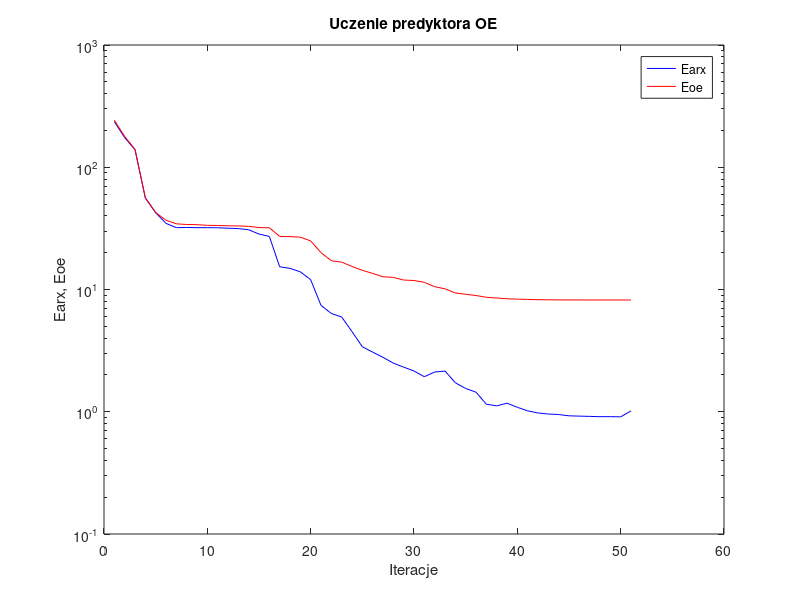
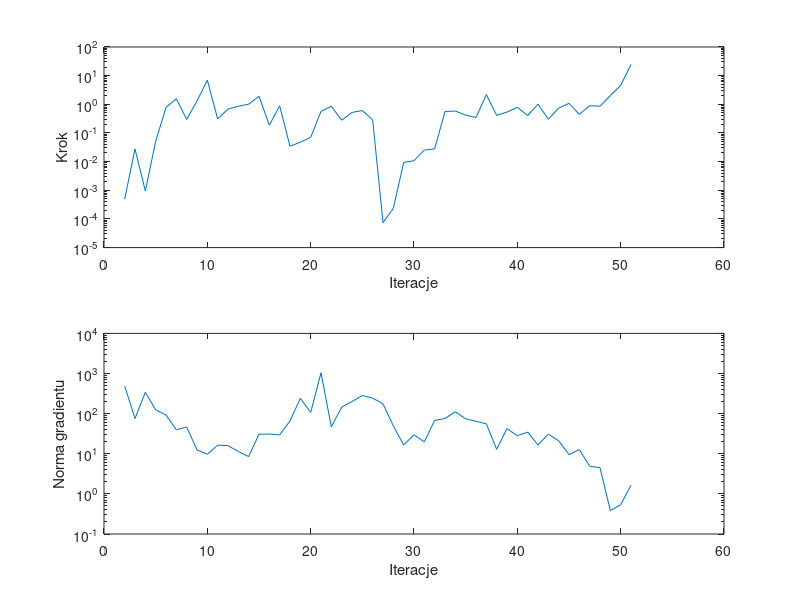

These figures' MATLAB source, in order:
%uczenie predyktora oe
clear all;
n=0; farx(n+1)=2.362028e+002; foe(n+1)=2.421478e+002; wspucz(n+1)=0.000000e+000; ng(n+1)=0.000000e+000;
%odnowa zmiennej metryki
n=1; farx(n+1)=1.746006e+002; foe(n+1)=1.787023e+002; krok(n+1)=4.912716e-004; ng(n+1)=4.870707e+002;
n=2; farx(n+1)=1.392977e+002; foe(n+1)=1.402120e+002; krok(n+1)=2.768235e-002; ng(n+1)=7.548762e+001;
n=3; farx(n+1)=5.595302e+001; foe(n+1)=5.645444e+001; krok(n+1)=9.458427e-004; ng(n+1)=3.404456e+002;
n=4; farx(n+1)=4.248014e+001; foe(n+1)=4.258549e+001; krok(n+1)=5.108911e-002; ng(n+1)=1.243056e+002;
n=5; farx(n+1)=3.474979e+001; foe(n+1)=3.687572e+001; krok(n+1)=7.773108e-001; ng(n+1)=9.232535e+001;
n=6; farx(n+1)=3.205168e+001; foe(n+1)=3.447700e+001; krok(n+1)=1.554381e+000; ng(n+1)=3.954012e+001;
n=7; farx(n+1)=3.218129e+001; foe(n+1)=3.400410e+001; krok(n+1)=2.959384e-001; ng(n+1)=4.640416e+001;
n=8; farx(n+1)=3.205353e+001; foe(n+1)=3.390376e+001; krok(n+1)=1.304490e+000; ng(n+1)=1.247929e+001;
n=9; farx(n+1)=3.205020e+001; foe(n+1)=3.348622e+001; krok(n+1)=6.943571e+000; ng(n+1)=9.731865e+000;
n=10; farx(n+1)=3.200274e+001; foe(n+1)=3.339625e+001; krok(n+1)=3.101349e-001; ng(n+1)=1.634891e+001;
n=11; farx(n+1)=3.172393e+001; foe(n+1)=3.319663e+001; krok(n+1)=6.809733e-001; ng(n+1)=1.595309e+001;
n=12; farx(n+1)=3.149010e+001; foe(n+1)=3.310409e+001; krok(n+1)=8.559000e-001; ng(n+1)=1.137797e+001;
n=13; farx(n+1)=3.080094e+001; foe(n+1)=3.286010e+001; krok(n+1)=1.007999e+000; ng(n+1)=8.496385e+000;
n=14; farx(n+1)=2.840874e+001; foe(n+1)=3.211951e+001; krok(n+1)=1.905355e+000; ng(n+1)=3.076126e+001;
n=15; farx(n+1)=2.719788e+001; foe(n+1)=3.198317e+001; krok(n+1)=1.872762e-001; ng(n+1)=3.100201e+001;
n=16; farx(n+1)=1.535019e+001; foe(n+1)=2.718773e+001; krok(n+1)=8.823184e-001; ng(n+1)=2.943999e+001;
n=17; farx(n+1)=1.488728e+001; foe(n+1)=2.704965e+001; krok(n+1)=3.435175e-002; ng(n+1)=6.608609e+001;
n=18; farx(n+1)=1.395300e+001; foe(n+1)=2.682572e+001; krok(n+1)=4.757597e-002; ng(n+1)=2.404742e+002;
n=19; farx(n+1)=1.203510e+001; foe(n+1)=2.496204e+001; krok(n+1)=7.024328e-002; ng(n+1)=1.070166e+002;
n=20; farx(n+1)=7.414069e+000; foe(n+1)=2.002562e+001; krok(n+1)=5.657309e-001; ng(n+1)=1.040636e+003;
n=21; farx(n+1)=6.366892e+000; foe(n+1)=1.718957e+001; krok(n+1)=8.536620e-001; ng(n+1)=4.709300e+001;
n=22; farx(n+1)=5.956846e+000; foe(n+1)=1.674839e+001; krok(n+1)=2.785378e-001; ng(n+1)=1.448339e+002;
n=23; farx(n+1)=4.525503e+000; foe(n+1)=1.543788e+001; krok(n+1)=5.202472e-001; ng(n+1)=1.996537e+002;
n=24; farx(n+1)=3.401049e+000; foe(n+1)=1.434199e+001; krok(n+1)=6.051036e-001; ng(n+1)=2.827147e+002;
n=25; farx(n+1)=3.073834e+000; foe(n+1)=1.354698e+001; krok(n+1)=2.857373e-001; ng(n+1)=2.430612e+002;
%odnowa zmiennej metryki
n=26; farx(n+1)=2.788758e+000; foe(n+1)=1.271745e+001; krok(n+1)=7.403769e-005; ng(n+1)=1.757343e+002;
n=27; farx(n+1)=2.499135e+000; foe(n+1)=1.256146e+001; krok(n+1)=2.337468e-004; ng(n+1)=4.950665e+001;
n=28; farx(n+1)=2.317274e+000; foe(n+1)=1.195268e+001; krok(n+1)=9.296334e-003; ng(n+1)=1.650819e+001;
n=29; farx(n+1)=2.153437e+000; foe(n+1)=1.184865e+001; krok(n+1)=1.080144e-002; ng(n+1)=2.968632e+001;
n=30; farx(n+1)=1.935135e+000; foe(n+1)=1.145015e+001; krok(n+1)=2.527804e-002; ng(n+1)=1.978617e+001;
n=31; farx(n+1)=2.113211e+000; foe(n+1)=1.055166e+001; krok(n+1)=2.780492e-002; ng(n+1)=6.798867e+001;
n=32; farx(n+1)=2.153791e+000; foe(n+1)=1.012797e+001; krok(n+1)=5.596492e-001; ng(n+1)=7.545261e+001;
n=33; farx(n+1)=1.726900e+000; foe(n+1)=9.371617e+000; krok(n+1)=5.819545e-001; ng(n+1)=1.115370e+002;
n=34; farx(n+1)=1.550209e+000; foe(n+1)=9.142491e+000; krok(n+1)=4.187571e-001; ng(n+1)=7.440212e+001;
n=35; farx(n+1)=1.445657e+000; foe(n+1)=8.925776e+000; krok(n+1)=3.465039e-001; ng(n+1)=6.442814e+001;
n=36; farx(n+1)=1.152691e+000; foe(n+1)=8.640812e+000; krok(n+1)=2.184510e+000; ng(n+1)=5.555635e+001;
n=37; farx(n+1)=1.117115e+000; foe(n+1)=8.518740e+000; krok(n+1)=4.102061e-001; ng(n+1)=1.291558e+001;
n=38; farx(n+1)=1.175327e+000; foe(n+1)=8.399274e+000; krok(n+1)=5.360036e-001; ng(n+1)=4.228461e+001;
n=39; farx(n+1)=1.087850e+000; foe(n+1)=8.340141e+000; krok(n+1)=7.847380e-001; ng(n+1)=2.815631e+001;
n=40; farx(n+1)=1.016981e+000; foe(n+1)=8.295982e+000; krok(n+1)=4.063898e-001; ng(n+1)=3.471601e+001;
n=41; farx(n+1)=9.769950e-001; foe(n+1)=8.248133e+000; krok(n+1)=1.007999e+000; ng(n+1)=1.658329e+001;
n=42; farx(n+1)=9.577692e-001; foe(n+1)=8.237749e+000; krok(n+1)=3.011048e-001; ng(n+1)=3.078091e+001;
n=43; farx(n+1)=9.490799e-001; foe(n+1)=8.224215e+000; krok(n+1)=7.386536e-001; ng(n+1)=2.102651e+001;
n=44; farx(n+1)=9.263107e-001; foe(n+1)=8.216139e+000; krok(n+1)=1.075645e+000; ng(n+1)=9.522511e+000;
n=45; farx(n+1)=9.210113e-001; foe(n+1)=8.214399e+000; krok(n+1)=4.461224e-001; ng(n+1)=1.277135e+001;
n=46; farx(n+1)=9.163836e-001; foe(n+1)=8.213235e+000; krok(n+1)=8.922169e-001; ng(n+1)=4.896459e+000;
n=47; farx(n+1)=9.112315e-001; foe(n+1)=8.212880e+000; krok(n+1)=8.576098e-001; ng(n+1)=4.492343e+000;
n=48; farx(n+1)=9.123419e-001; foe(n+1)=8.212757e+000; krok(n+1)=2.016487e+000; ng(n+1)=3.825244e-001;
n=49; farx(n+1)=9.083137e-001; foe(n+1)=8.212430e+000; krok(n+1)=4.544190e+000; ng(n+1)=5.398048e-001;
n=50; farx(n+1)=1.016380e+000; foe(n+1)=8.201044e+000; krok(n+1)=2.475039e+001; ng(n+1)=1.646356e+000;

figure; semilogy(farx,'b'); hold on; semilogy(foe,'r'); xlabel('Iteracje'); ylabel('Earx, Eoe'); legend('Earx','Eoe'); title('Uczenie predyktora OE');
figure; subplot(2,1,1); semilogy(krok); xlabel('Iteracje'); ylabel('Krok');
subplot(2,1,2); semilogy(ng); xlabel('Iteracje'); ylabel('Norma gradientu');
Earx=farx(n+1)
Eoe=foe(n+1)
